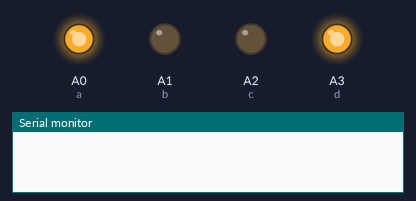
The sketch below on a simulated Arduino Uno, built with avr-gcc and run on an emulated ATmega328P. On the bench: output pins drawn as LEDs (lit = HIGH), the last lines printed to the serial monitor.

Above: at 0.5 s.
At 2.5 s:
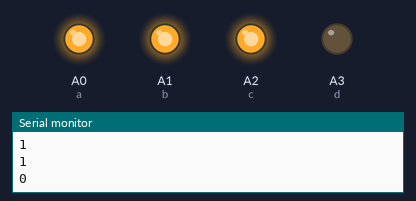
At 3.5 s:
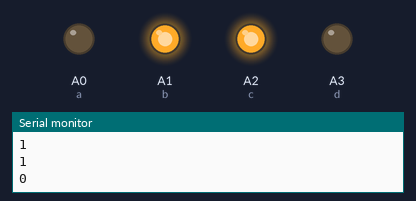
At 5.5 s:
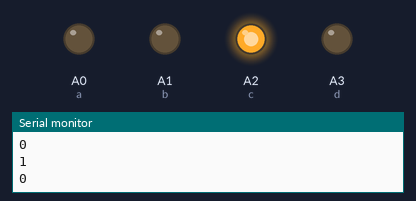
At 8.5 s:
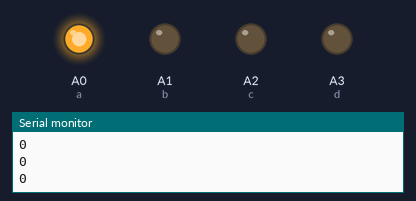
At 11.5 s:
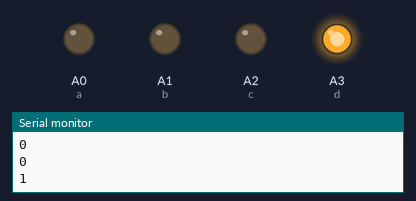
Timing chart, 0 to 13.0 s (numbered marks = the images above):
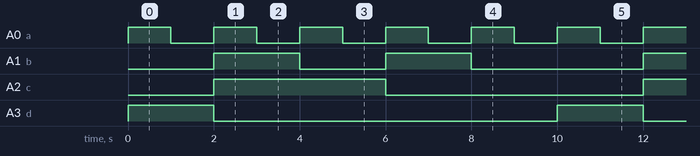

The sketch:

ConteoRegresivo.ino
```cpp
#include <TimerOne.h>


int a = A0;
int b = A1;
int c = A2;
int d = A3;
int contador = 9;
int n = contador;
void setup() {
  // put your setup code here, to run once:

  pinMode(a, OUTPUT);
  pinMode(b, OUTPUT);
  pinMode(c, OUTPUT);
  pinMode(d, OUTPUT);
  digitalWrite(a, 1);
  digitalWrite(b, 0);
  digitalWrite(c, LOW);
  digitalWrite(d, 1);
  Serial.begin(9600);

  Timer1.initialize(1000000);
  Timer1.attachInterrupt(conteoRegresivo);

}

void loop() {

    if (n != contador)
          {

                binario(contador);
                n = contador ;
          }
}

void conteoRegresivo(){
    contador--;
    if(contador < 0) contador = 9;
}

void binario(int num){

  int bin[4];
  bin[3] = num %2;

  num = num/2;
  bin[2] = num%2;
  num = num/2;
  bin[1] = num%2;
  num = num/2;
  bin[0] = num%2;

  Serial.println(bin[3]);
  Serial.println(bin[2]);
  Serial.println(bin[1]);
  Serial.println(bin[0]);
  digitalWrite( a, bin[3] );
  digitalWrite( b, bin[2] );
  digitalWrite( c, bin[1] );
  digitalWrite( d, bin[0] );
}
```

Measured:
- by itself, A0 (a): alternates HIGH for 1.0 s and LOW for 1.0 s
- by itself, A1 (b): repeats every 10.0 s: LOW 2.0 s, HIGH 2.0 s, LOW 4.0 s, HIGH 2.0 s
- by itself, A2 (c): alternates HIGH for 4.0 s and LOW for 6.0 s
- by itself, A3 (d): alternates HIGH for 2.0 s and LOW for 8.0 s
